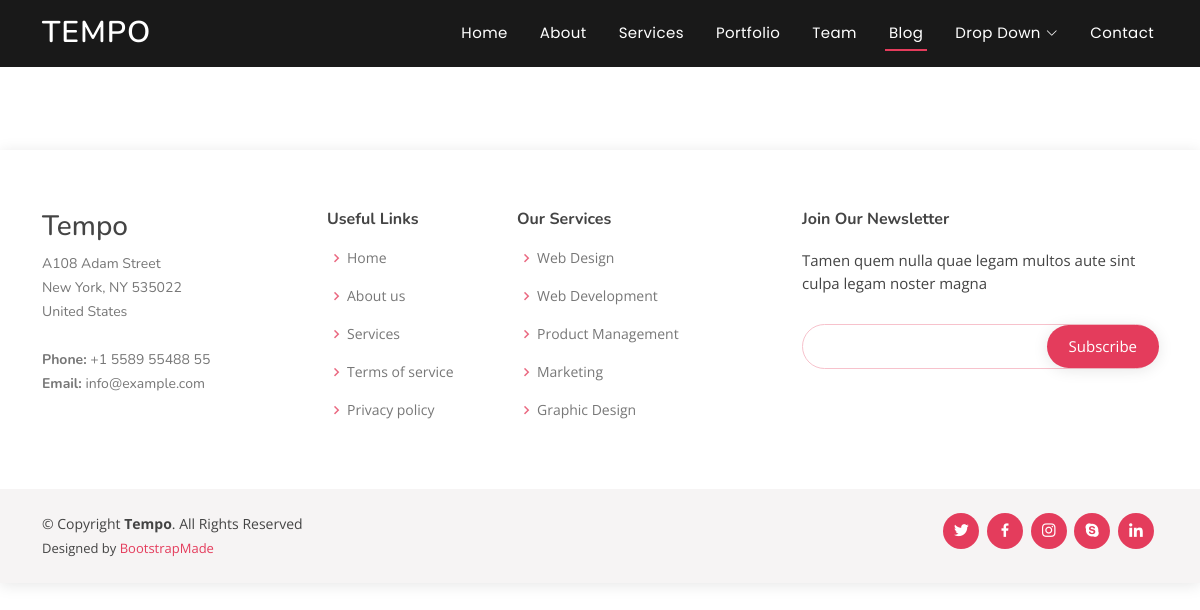
The app's page /resources/, older data.
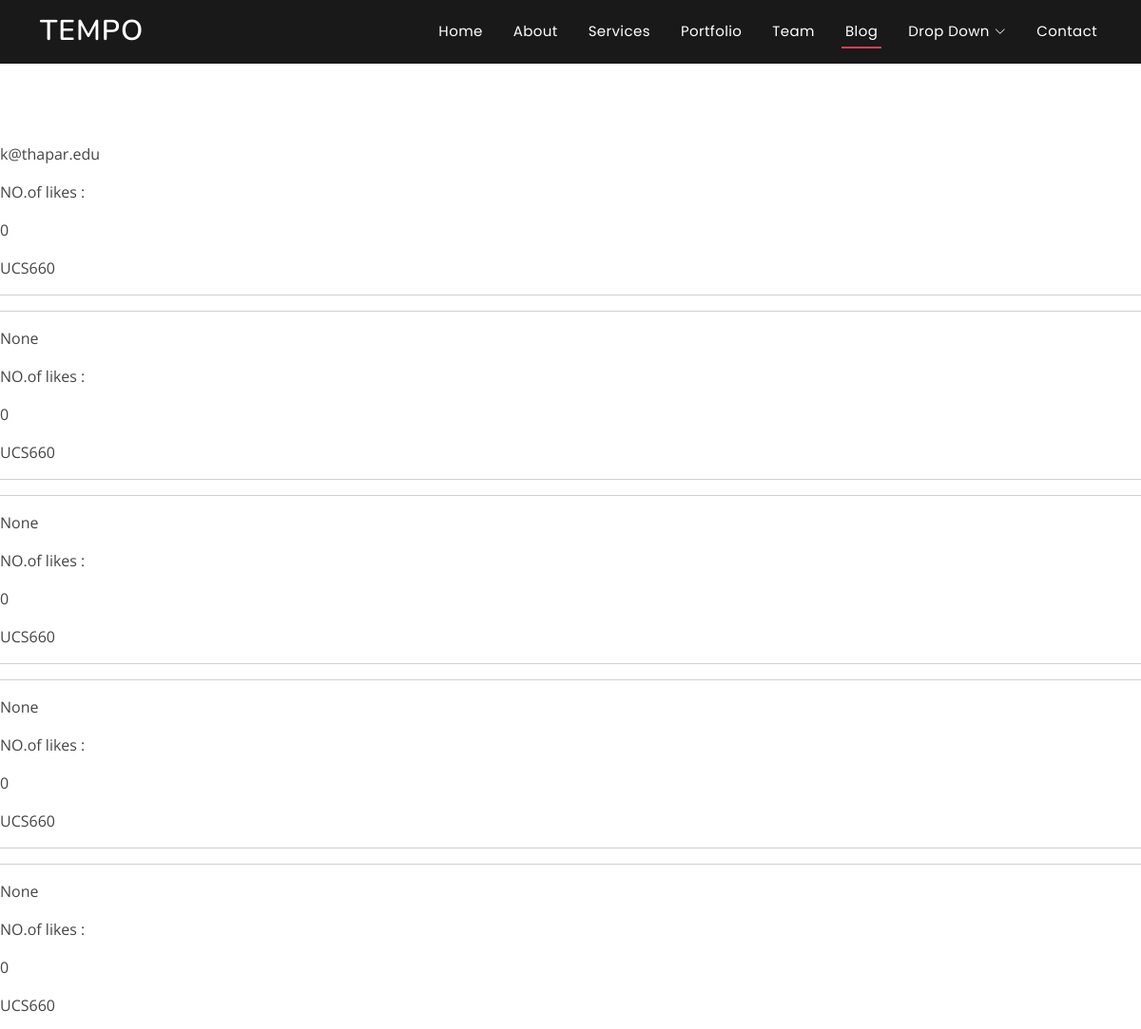
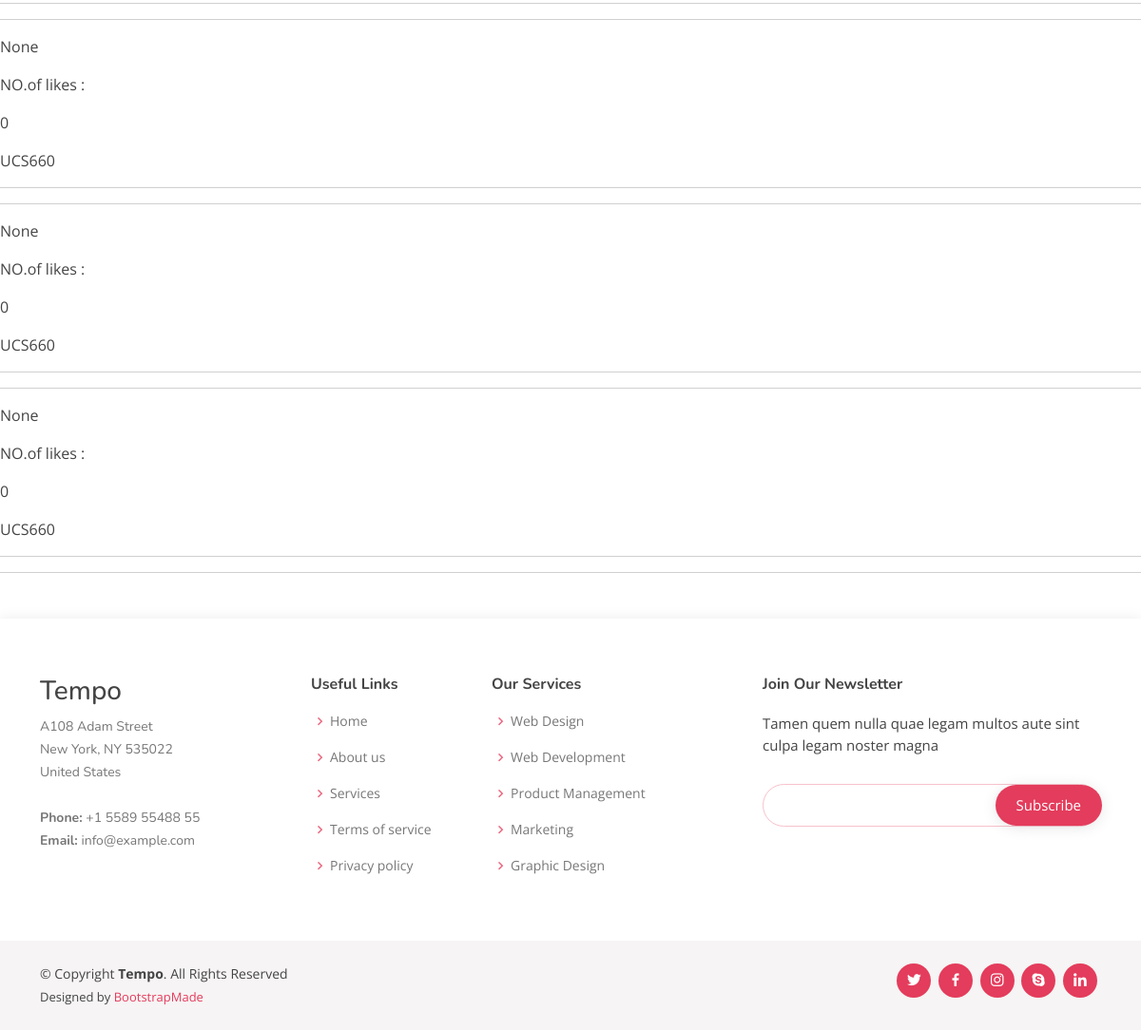
The same page, newer data (2 pictures, top to bottom).
### resources/models.py (models this page shows, shortened)
class Resource(models.Model):
    pdf_file                    = models.FileField(default='', upload_to='resources/',
                                validators=[FileExtensionValidator(allowed_extensions=['pdf'])])
    preview                     = models.FileField(default='', upload_to='preview/', validators=[FileExtensionValidator(allowed_extensions=['pdf'])])
    owner                       = models.ForeignKey(User, null = True, limit_choices_to={'is_student': True}, on_delete=models.CASCADE)
    cost                        = models.IntegerField(default=0)
    buyer                       = models.ManyToManyField(User, limit_choices_to={'is_student': True}, related_name='bought_resources')
    liked_by                    = models.ManyToManyField(User, limit_choices_to={'is_student': True}, related_name='liked_resources')
    title                       = models.CharField(default=0, max_length=100)
    description                 = models.TextField(default='')
    subject                     = models.ForeignKey(Subject, on_delete=models.CASCADE)

class Subject(models.Model):
    subject_code 				= models.CharField(unique=True, max_length=10)
    subject_name                = models.CharField(default='', max_length=100)
    yr_branch                   = models.ManyToManyField(YrBranch)
    visibilty                   = models.BooleanField(default=True)
    def __str__(self):
        return self.subject_code

### user/models.py (models this page shows)
class User(AbstractUser):
	username			= None
	email 				= models.EmailField(verbose_name='Email Address', unique=True)
	name 				= models.CharField(max_length=50)
	contact_no 			= PhoneNumberField(blank=False, null=False, help_text='Add country code before the contact no.')
	coins				= models.IntegerField(default=50)
	is_student			= models.BooleanField(default=False)
	is_company 			= models.BooleanField(default=False)
	USERNAME_FIELD 		= 'email'
	user_permissions 	= None
	groups 				= None
	REQUIRED_FIELDS 	= []
	objects = CustomUserManager()
	def __str__(self):
		return self.email

### resources/views.py (the view)
# urls.py: path('resources/', all_resources, name='all-resources'),
def all_resources(request):
    resources = Resource.objects.order_by('-id')
    context = {
        'resources' : resources,
    }
    return render(request, 'resources/all_resources.html', context)

### resources/templates/resources/all_resources.html (shortened to what this page needs)
{% extends "home/base.html" %}
{% load static %}
{% block body %}
<div class = " mb-5" style="margin-top: 150px;">
{% for resource in resources %}
            <p>{{resource.owner}}</p>
            <p>NO.of likes : </p>
            <p>{{resource.title}}</p>
            <p>{{resource.subject}}</p>
            <hr> <hr>
        {% endfor %}
    </div>
{% endblock body %}

Row changes from the older to the newer data that the page shows:
added Resource: owner "k@thapar.edu", title "0", subject "UCS660"
added Resource: owner "None", title "0", subject "UCS660"
added Resource: owner "None", title "0", subject "UCS660"
added Resource: owner "None", title "0", subject "UCS660"
added Resource: owner "None", title "0", subject "UCS660"
added Resource: owner "None", title "0", subject "UCS660"
added Resource: owner "None", title "0", subject "UCS660"
added Resource: owner "None", title "0", subject "UCS660"
